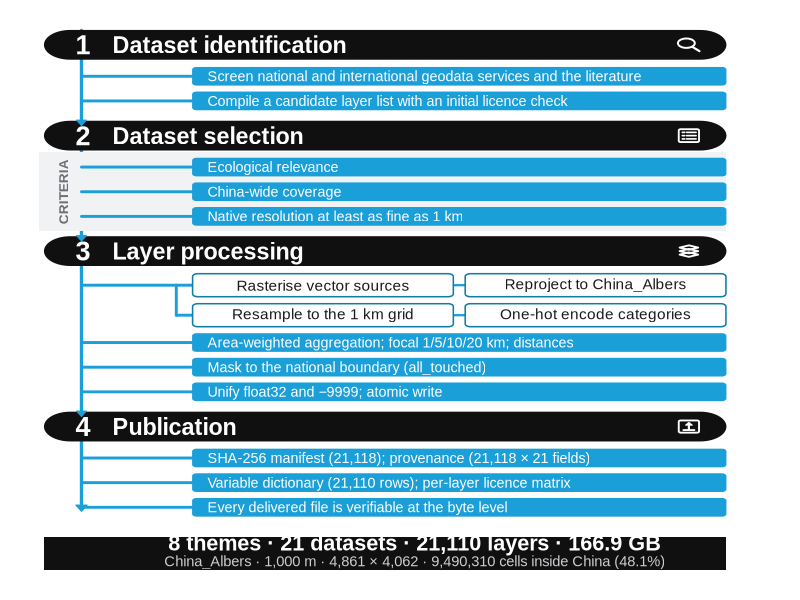
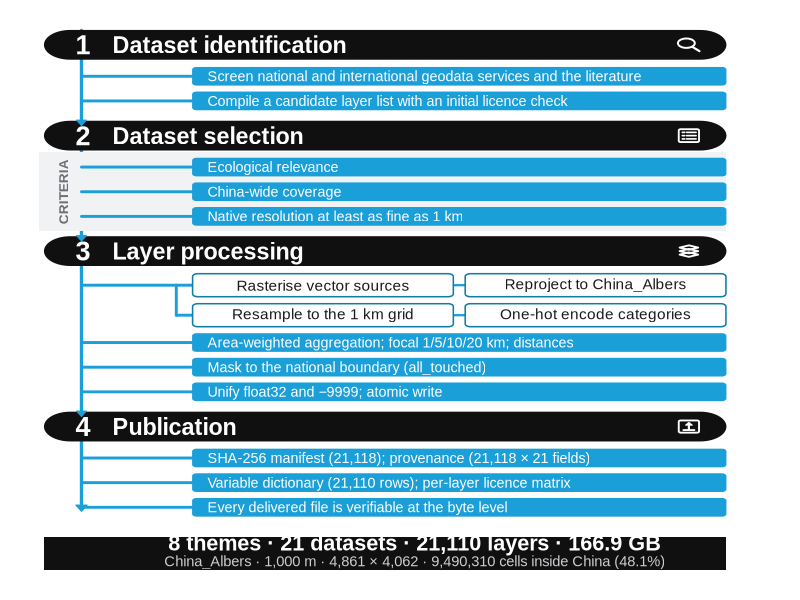

These figures' R source, in order:
# R/figs/fig01_workflow_v2.R
# CHECO26 Figure 1 - development workflow (English version for submission)
#
# Composition follows the technical-route-figure language common in Scientific Data
# descriptors: a vertical flow of four black pill headers (number + title + white line
# icon), a continuous cyan spine on the left with arrowheads entering each header,
# cyan filled boxes for the step outputs, an outlined 2x2 block for the core
# standardisation operations, a grey side panel for the selection criteria, and a
# summary band at the foot.
#
# Everything is drawn with base graphics (rect / polygon / segment / text); no external
# image assets, so the figure is exactly reproducible on any machine with Arial.
#
# Output (640 dpi PNG + vector PDF):
#   00_docs/SUBMISSION/figures/fig01_workflow_v2.png / .pdf
#
# The original fig01_workflow.* is left untouched; this is a separate deliverable.

OUT <- file.path(Sys.getenv("CHECO_ROOT", getwd()), "00_docs/SUBMISSION/figures")
dir.create(OUT, showWarnings = FALSE, recursive = TRUE)

## ---------------------------------------------------------------- palette
BLACK  <- "#101010"
CYAN   <- "#1B9FD8"
CYAN_D <- "#0E7CA8"
GREY   <- "#F0F2F4"
DARK   <- "#1A1A1A"
WHITE  <- "#FFFFFF"
GREY_T <- "#6B7075"

FONT <- "Arial"

## ---------------------------------------------------------------- geometry
X_SPINE   <- 7.0
X_HDR_L   <- 2.0
X_HDR_R   <- 94.0
X_ITEM_L  <- 22.0
X_ITEM_R  <- 94.0

H_HDR     <- 7.0
G_HDR     <- 2.0
H_ITEM    <- 4.3
G_ITEM    <- 1.7
G_SECT    <- 2.8
H_GRID    <- 5.6

## ---------------------------------------------------------------- helpers
rr <- function(x0, y0, x1, y1, r, col = NA, border = NA, lwd = 1) {
  arc <- function(cx, cy, r, a0, a1, n = 16) {
    a <- seq(a0, a1, length.out = n)
    cbind(cx + r * cos(a), cy + r * sin(a))
  }
  r <- min(r, (x1 - x0) / 2, (y1 - y0) / 2)
  pts <- rbind(
    arc(x0 + r, y0 + r, r, pi,       1.5 * pi),
    arc(x1 - r, y0 + r, r, 1.5 * pi, 2 * pi),
    arc(x1 - r, y1 - r, r, 0,        0.5 * pi),
    arc(x0 + r, y1 - r, r, 0.5 * pi, pi)
  )
  polygon(pts[, 1], pts[, 2], col = col, border = border, lwd = lwd)
}

arrow_down <- function(x, ytop, h = 1.5, w = 1.4, col = CYAN) {
  polygon(x + c(-w / 2, w / 2, 0), ytop + c(0, 0, -h), col = col, border = col)
}

## ---------------------------------------------------------------- icons
icon_search <- function(cx, cy, s) {
  r <- 0.40 * s
  a <- seq(0, 2 * pi, length.out = 48)
  lines(cx - 0.12 * s + r * cos(a), cy + 0.14 * s + r * sin(a), col = WHITE, lwd = 1.9)
  segments(cx + 0.17 * s, cy - 0.18 * s, cx + 0.50 * s, cy - 0.54 * s,
           col = WHITE, lwd = 2.1)
}

icon_checklist <- function(cx, cy, s) {
  rr(cx - 0.48 * s, cy - 0.55 * s, cx + 0.48 * s, cy + 0.55 * s,
     0.10 * s, col = NA, border = WHITE, lwd = 1.8)
  for (k in c(0.28, 0, -0.28)) {
    segments(cx - 0.31 * s, cy + k * s, cx - 0.20 * s, cy + k * s, col = WHITE, lwd = 1.6)
    segments(cx - 0.11 * s, cy + k * s, cx + 0.34 * s, cy + k * s, col = WHITE, lwd = 1.6)
  }
}

icon_layers <- function(cx, cy, s) {
  for (k in c(0.30, 0, -0.30)) {
    polygon(cx + c(-0.44, 0, 0.44, 0) * s,
            cy + c(0, 0.19, 0, -0.19) * s + k * s,
            col = NA, border = WHITE, lwd = 1.8)
  }
}

icon_archive <- function(cx, cy, s) {
  rr(cx - 0.48 * s, cy - 0.52 * s, cx + 0.48 * s, cy + 0.52 * s,
     0.10 * s, col = NA, border = WHITE, lwd = 1.8)
  segments(cx - 0.26 * s, cy - 0.30 * s, cx + 0.26 * s, cy - 0.30 * s,
           col = WHITE, lwd = 1.8)
  segments(cx, cy - 0.24 * s, cx, cy + 0.16 * s, col = WHITE, lwd = 2.1)
  polygon(cx + c(-0.16, 0.16, 0) * s, cy + c(0.12, 0.12, 0.36) * s,
          col = WHITE, border = WHITE)
}

## ---------------------------------------------------------------- content
STEPS <- list(
  list(n = 1, title = "Dataset identification", icon = icon_search,
       items = c("Screen national and international geodata services and the literature",
                 "Compile a candidate layer list with an initial licence check")),
  list(n = 2, title = "Dataset selection", icon = icon_checklist,
       criteria = TRUE,
       items = c("Ecological relevance", "China-wide coverage",
                 "Native resolution at least as fine as 1 km")),
  list(n = 3, title = "Layer processing", icon = icon_layers,
       grid = c("Rasterise vector sources", "Reproject to China_Albers",
                "Resample to the 1 km grid", "One-hot encode categories"),
       items = c("Area-weighted aggregation; focal 1/5/10/20 km; distances",
                 "Mask to the national boundary (all_touched)",
                 "Unify float32 and \u22129999; atomic write")),
  list(n = 4, title = "Publication", icon = icon_archive,
       items = c("SHA-256 manifest (21,118); provenance (21,118 \u00d7 21 fields)",
                 "Variable dictionary (21,110 rows); per-layer licence matrix",
                 "Every delivered file is verifiable at the byte level"))
)

h_of <- function(st) {
  h <- H_HDR + G_HDR
  if (!is.null(st$grid)) h <- h + 2 * H_GRID + 2 * G_ITEM
  h + length(st$items) * H_ITEM + (length(st$items) - 1) * G_ITEM
}
H <- 2 + sum(vapply(STEPS, h_of, 0)) + G_SECT * (length(STEPS) - 1) + 13 + 2

## ---------------------------------------------------------------- draw
draw <- function() {
  par(mar = c(0, 0, 0, 0), family = FONT)
  plot(NA, xlim = c(0, 100), ylim = c(0, H), axes = FALSE, xlab = "", ylab = "")

  y <- H - 2

  # ---- 宽度自检：任何文字超出其容器即停止，避免静默溢出 ----
  {
    op0 <- par(usr = c(0, 100, 0, H))
    avail_item <- 72 - 4.0            # 子项框内可用宽度（留两侧内边距）
    for (st in STEPS) {
      for (tx in st$items) {
        w <- strwidth(tx, cex = 0.86, family = FONT)
        if (w > avail_item) stop(sprintf("文字超出子项框 %.1f > %.1f: %s", w, avail_item, tx))
      }
      if (!is.null(st$grid)) {
        mid_w <- (X_ITEM_R - X_ITEM_L) / 2 - 0.8 - 1.2
        for (tx in st$grid) {
          w <- strwidth(tx, cex = 0.92, family = FONT)
          if (w > mid_w) stop(sprintf("文字超出网格框 %.1f > %.1f: %s", w, mid_w, tx))
        }
      }
    }
    par(op0)
  }

  ytmp <- y
  for (st in STEPS) ytmp <- ytmp - h_of(st) - G_SECT
  y_bottom <- ytmp + G_SECT + G_ITEM
  segments(X_SPINE, y, X_SPINE, y_bottom, col = CYAN, lwd = 3.2)

  for (i in seq_along(STEPS)) {
    st <- STEPS[[i]]

    # ---------------- header pill ----------------
    y_hdr_top <- y
    y_hdr_bot <- y - H_HDR
    rr(X_HDR_L, y_hdr_bot, X_HDR_R, y_hdr_top, H_HDR / 2, col = BLACK, border = BLACK)
    if (i > 1) arrow_down(X_SPINE, y_hdr_top + 0.28, h = 1.35, w = 1.35, col = CYAN)

    text(X_HDR_L + 5.2, y_hdr_top - H_HDR / 2, sprintf("%d", st$n),
         cex = 1.62, font = 2, col = WHITE, family = FONT)
    text(X_HDR_L + 9.2, y_hdr_top - H_HDR / 2, st$title,
         cex = 1.40, font = 2, col = WHITE, family = FONT, adj = c(0, 0.5))
    st$icon(X_HDR_R - 5.0, (y_hdr_top + y_hdr_bot) / 2, 2.85)

    y <- y_hdr_bot - G_HDR

    # ---------------- criteria side panel ----------------
    if (isTRUE(st$criteria)) {
      panel_top <- y + 1.5
      panel_bot <- y - (length(st$items) * H_ITEM +
                        (length(st$items) - 1) * G_ITEM) - 1.5
      rect(1.2, panel_bot, X_HDR_R, panel_top, col = GREY, border = NA)
      text(4.6, (panel_top + panel_bot) / 2, "CRITERIA", srt = 90, cex = 0.82,
           font = 2, col = GREY_T, family = FONT)
    }

    # ---------------- 2x2 outline grid ----------------
    if (!is.null(st$grid)) {
      g_l <- X_ITEM_L; g_r <- X_ITEM_R
      mid <- (g_l + g_r) / 2
      top_y <- y
      bot_y <- y - 2 * H_GRID - G_ITEM
      top_c <- top_y - H_GRID / 2
      bot_c <- bot_y + H_GRID / 2
      x_br <- X_ITEM_L - 2.2

      segments(X_SPINE, top_c, x_br, top_c, col = CYAN, lwd = 2.8)
      segments(x_br, bot_c, x_br, top_c, col = CYAN, lwd = 2.8)
      segments(x_br, top_c, g_l, top_c, col = CYAN, lwd = 2.8)
      segments(x_br, bot_c, g_l, bot_c, col = CYAN, lwd = 2.8)
      segments(mid - 0.7, top_c, mid + 0.7, top_c, col = CYAN, lwd = 2.2)
      segments(mid - 0.7, bot_c, mid + 0.7, bot_c, col = CYAN, lwd = 2.2)

      boxes <- list(
        c(g_l, top_y - H_GRID, mid - 0.8, top_y),
        c(mid + 0.8, top_y - H_GRID, g_r, top_y),
        c(g_l, bot_y, mid - 0.8, bot_y + H_GRID),
        c(mid + 0.8, bot_y, g_r, bot_y + H_GRID)
      )
      for (k in seq_along(boxes)) {
        b <- boxes[[k]]
        rr(b[1], b[2], b[3], b[4], 0.7, col = WHITE, border = CYAN_D, lwd = 1.5)
        text((b[1] + b[3]) / 2, (b[2] + b[4]) / 2, st$grid[k],
             cex = 0.92, col = DARK, family = FONT)
      }
      y <- bot_y - G_ITEM
    }

    # ---------------- output boxes ----------------
    for (k in seq_along(st$items)) {
      y_top <- y
      y_bot <- y - H_ITEM
      rr(X_ITEM_L, y_bot, X_ITEM_R, y_top, 0.55, col = CYAN, border = CYAN)
      segments(X_SPINE, (y_top + y_bot) / 2, X_ITEM_L, (y_top + y_bot) / 2,
               col = CYAN, lwd = 2.8)
      text(X_ITEM_L + 2.0, (y_top + y_bot) / 2, st$items[k],
           cex = 0.86, col = WHITE, family = FONT, adj = c(0, 0.5))
      y <- y_bot - G_ITEM
    }

    y <- y - G_SECT + G_ITEM
  }

  arrow_down(X_SPINE, y_bottom + 1.0, h = 1.55, w = 1.55, col = CYAN)

  # ---------------- summary band ----------------
  band_top <- y - G_SECT + G_ITEM - 1.2
  band_bot <- 2.0
  rect(X_HDR_L, band_bot, X_HDR_R, band_top, col = BLACK, border = NA)
  text(52, (band_top + band_bot) / 2 + 2.0,
       "8 themes \u00b7 21 datasets \u00b7 21,110 layers \u00b7 166.9 GB",
       cex = 1.30, font = 2, col = WHITE, family = FONT)
  text(52, (band_top + band_bot) / 2 - 2.2,
       "China_Albers \u00b7 1,000 m \u00b7 4,861 \u00d7 4,062 \u00b7 9,490,310 cells inside China (48.1%)",
       cex = 0.88, col = "#C9CDD1", family = FONT)
}

## ---------------------------------------------------------------- export
W_IN <- 180 / 25.4
H_IN <- W_IN * H / 100

cat(sprintf("canvas 100 x %d units -> %.2f x %.2f in\n", round(H), W_IN, H_IN))

invisible(png(file.path(OUT, "fig01_workflow_v2.png"),
              width = W_IN, height = H_IN, units = "in", res = 640,
              bg = "white", type = "cairo"))
draw(); invisible(dev.off())

invisible(cairo_pdf(file.path(OUT, "fig01_workflow_v2.pdf"),
                    width = W_IN, height = H_IN, bg = "white"))
draw(); invisible(dev.off())

cat("wrote fig01_workflow_v2.png / .pdf\n")
